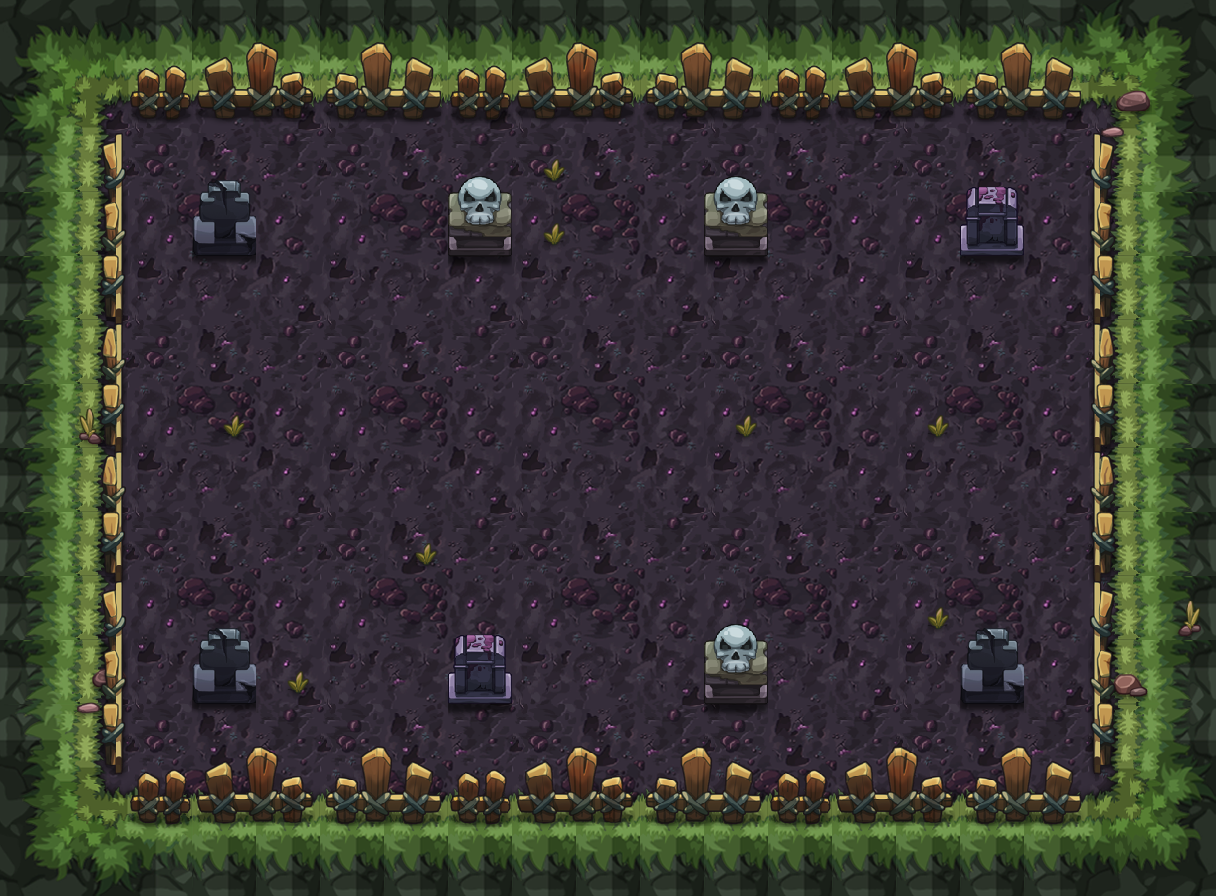

This game map was drawn from its Tiled (.tmx) file and the tilesets committed beside it. A one-line description and the trimmed map source follow:
An orthogonal 19x14 tile map with 64x64 px tiles, 10 tile layers (PASS, 块层 2, 块层 3, 块层 6, ...) and 56 objects (46x ITEM_POINT, 5x START_POINT, 4x EDGE, PLAYER).

<map version="1.0" orientation="orthogonal" width="19" height="14" tilewidth="64" tileheight="64">
<properties>
  <property name="MODE" value="INFINITE" />
 </properties>
 <tileset firstgid="1" name="yhmd" tilewidth="64" tileheight="64">
  <image source="yhmd-hd.png" width="1000" height="1280" />
 </tileset>
 <layer name="PASS" width="19" height="14">
  <data>[266 cells, 124 non-empty, 10 distinct tile ids]</data>
 </layer>
 <layer name="块层 2" width="19" height="14">
  <data>[266 cells, 266 non-empty, 17 distinct tile ids]</data>
 </layer>
 <layer name="块层 3" width="19" height="14">
  <data>[266 cells, 0 non-empty, 0 distinct tile ids]</data>
 </layer>
 <layer name="块层 6" width="19" height="14">
  <data>[266 cells, 15 non-empty, 5 distinct tile ids]</data>
 </layer>
 <layer name="块层 8" width="19" height="14">
  <data>[266 cells, 8 non-empty, 2 distinct tile ids]</data>
 </layer>
 <layer name="块层 10" width="19" height="14">
  <data>[266 cells, 73 non-empty, 18 distinct tile ids]</data>
 </layer>
 <layer name="块层 4" width="19" height="14">
  <data>[266 cells, 8 non-empty, 3 distinct tile ids]</data>
 </layer>
 <layer name="SHELTER 11" width="19" height="14">
  <data>[266 cells, 15 non-empty, 5 distinct tile ids]</data>
 </layer>
 <layer name="SHELTER 9" width="19" height="14">
  <data>[266 cells, 4 non-empty, 3 distinct tile ids]</data>
 </layer>
 <layer name="SHELTER 2" width="19" height="14">
  <data>[266 cells, 4 non-empty, 3 distinct tile ids]</data>
 </layer>
 <objectgroup name="对象层 1" width="38" height="28">
  <object name="ITEM_POINT" type="ITEM_POINT" x="512" y="640" width="64" height="64" />
  <object name="PLAYER" type="PLAYER" x="576" y="448" width="64" height="64" />
  <object name="ITEM_POINT" type="ITEM_POINT" x="320" y="384" width="64" height="64" />
  <object name="ITEM_POINT" type="ITEM_POINT" x="768" y="640" width="64" height="64" />
  <object name="ITEM_POINT" type="ITEM_POINT" x="832" y="384" width="64" height="64" />
  <object name="ITEM_POINT" type="ITEM_POINT" x="384" y="640" width="64" height="64" />
  <object name="ITEM_POINT" type="ITEM_POINT" x="192" y="448" width="64" height="64" />
  <object name="ITEM_POINT" type="ITEM_POINT" x="768" y="320" width="64" height="64" />
  <object name="monster" type="START_POINT" x="256" y="256" width="64" height="64" />
  <object name="ITEM_POINT" type="ITEM_POINT" x="896" y="192" width="64" height="64" />
  <object name="ITEM_POINT" type="ITEM_POINT" x="512" y="192" width="64" height="64" />
  <object name="ITEM_POINT" type="ITEM_POINT" x="576" y="640" width="64" height="64" />
  <object name="ITEM_POINT" type="ITEM_POINT" x="448" y="512" width="64" height="64" />
  <object name="ITEM_POINT" type="ITEM_POINT" x="1024" y="704" width="64" height="64" />
  <object name="ITEM_POINT" type="ITEM_POINT" x="1024" y="128" width="64" height="64" />
  <object name="monster" type="START_POINT" x="896" y="576" width="64" height="64" />
  <object name="ITEM_POINT" type="ITEM_POINT" x="192" y="512" width="64" height="64" />
  <object name="ITEM_POINT" type="ITEM_POINT" x="384" y="512" width="64" height="64" />
  <object name="ITEM_POINT" type="ITEM_POINT" x="960" y="448" width="64" height="64" />
  <object name="ITEM_POINT" type="ITEM_POINT" x="320" y="192" width="64" height="64" />
  <object name="ITEM_POINT" type="ITEM_POINT" x="960" y="256" width="64" height="64" />
  <object name="ITEM_POINT" type="ITEM_POINT" x="960" y="384" width="64" height="64" />
  <object name="ITEM_POINT" type="ITEM_POINT" x="832" y="640" width="64" height="64" />
  <object name="BOSS" type="START_POINT" x="576" y="320" width="64" height="64" />
  <object name="ITEM_POINT" type="ITEM_POINT" x="640" y="640" width="64" height="64" />
  <object name="ITEM_POINT" type="ITEM_POINT" x="256" y="640" width="64" height="64" />
  <object name="ITEM_POINT" type="ITEM_POINT" x="192" y="384" width="64" height="64" />
  <object name="down_edge" type="EDGE" x="128" y="768" width="960" height="64" />
  <object name="ITEM_POINT" type="ITEM_POINT" x="704" y="512" width="64" height="64" />
  <object name="ITEM_POINT" type="ITEM_POINT" x="640" y="192" width="64" height="64" />
  <object name="ITEM_POINT" type="ITEM_POINT" x="832" y="448" width="64" height="64" />
  <object name="ITEM_POINT" type="ITEM_POINT" x="960" y="512" width="64" height="64" />
  <object name="ITEM_POINT" type="ITEM_POINT" x="576" y="192" width="64" height="64" />
  <object name="ITEM_POINT" type="ITEM_POINT" x="384" y="192" width="64" height="64" />
  <object name="ITEM_POINT" type="ITEM_POINT" x="128" y="128" width="64" height="64" />
  <object name="ITEM_POINT" type="ITEM_POINT" x="768" y="192" width="64" height="64" />
  <object name="ITEM_POINT" type="ITEM_POINT" x="768" y="512" width="64" height="64" />
  <object name="ITEM_POINT" type="ITEM_POINT" x="832" y="192" width="64" height="64" />
  <object name="up_edge" type="EDGE" x="128" y="64" width="960" height="64" />
  <object name="right_edge" type="EDGE" x="1088" y="64" width="64" height="768" />
  <object name="ITEM_POINT" type="ITEM_POINT" x="192" y="576" width="64" height="64" />
  <object name="ITEM_POINT" type="ITEM_POINT" x="192" y="256" width="64" height="64" />
  <object name="ITEM_POINT" type="ITEM_POINT" x="320" y="448" width="64" height="64" />
  <object name="ITEM_POINT" type="ITEM_POINT" x="384" y="320" width="64" height="64" />
  <object name="ITEM_POINT" type="ITEM_POINT" x="960" y="576" width="64" height="64" />
  <object name="left_edge" type="EDGE" x="64" y="64" width="64" height="768" />
  <object name="ITEM_POINT" type="ITEM_POINT" x="448" y="320" width="64" height="64" />
  <object name="ITEM_POINT" type="ITEM_POINT" x="960" y="320" width="64" height="64" />
  <object name="ITEM_POINT" type="ITEM_POINT" x="128" y="704" width="64" height="64" />
  <object name="monster" type="START_POINT" x="256" y="576" width="64" height="64" />
  <object name="ITEM_POINT" type="ITEM_POINT" x="320" y="640" width="64" height="64" />
  <object name="monster" type="START_POINT" x="896" y="256" width="64" height="64" />
  <object name="ITEM_POINT" type="ITEM_POINT" x="704" y="320" width="64" height="64" />
  <object name="ITEM_POINT" type="ITEM_POINT" x="896" y="640" width="64" height="64" />
  <object name="ITEM_POINT" type="ITEM_POINT" x="256" y="192" width="64" height="64" />
  <object name="ITEM_POINT" type="ITEM_POINT" x="192" y="320" width="64" height="64" />
 </objectgroup>
</map>
